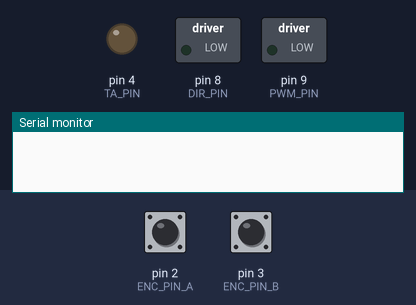
The sketch below on a simulated Arduino Uno, built with avr-gcc and run on an emulated ATmega328P. Parts: switched loads named in the sketch (green lamp = pin HIGH), output pins drawn as LEDs (lit = HIGH), the last lines printed to the serial monitor. Inputs (shaded band) come from the test bench; at power-on: pin 2 (ENC_PIN_A) HIGH, pin 3 (ENC_PIN_B) HIGH.

Above: at 0.1 s.
At 5.1 s:
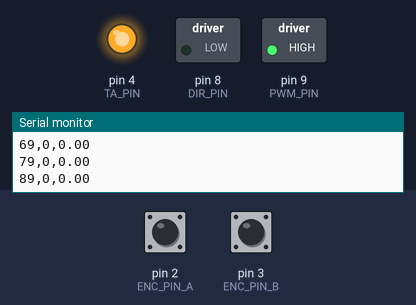
At 6.1 s:
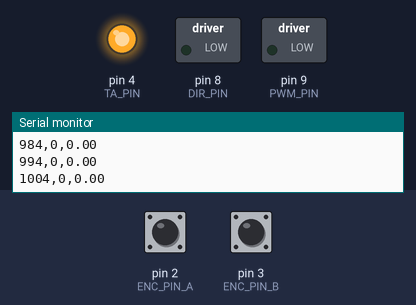
Timing chart, 0 to 7.6 s (numbered marks = the images above):
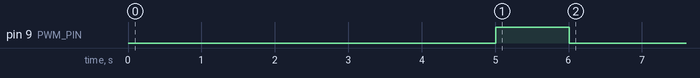

Measured:
- by itself, pin 9 (PWM_PIN): HIGH → LOW at 6.0 s

The sketch:

OL_Challenge.ino
```cpp
//#include <DiscreteFilter.h>

// Pin Definitions
#define SENSOR_PIN  0
#define DIR_PIN     8 //2
#define PWM_PIN     9 //3
#define TA_PIN      4 // pin to connect to TA arduino

// Gear Ratio and Stop Angle
#define GEAR_RATIO  11.95
#define THETA_STOP  315    // degrees
#define THETA_BUFF  45     // degrees

// TA Delay
#define TA_DELAY    5000

// Start Delay
#define START_DELAY 10

// Encoder Definitions
#define ENC_PIN_A   2 //18
#define ENC_PIN_B   3 //19
#define CPR      48.0  // counts per revolution:

// Write Cutoff Time (ms)
#define CUTOFF_TIME 1000

// Delays
#define SERIAL_WRITE_DELAY 10

// Variable Declarations
long encodercount = 0;

int motorSpeed  = 100;   // Percent
int isStopped   = 0;
int stopWriting = 0;

// Runtime (timer) Variables
unsigned long SerialWriteRuntime = 0;

// Velocity struct
typedef struct velstruct_t
{
  float x[2]; // radians
  float t[2]; // seconds
  float v[2]; // rad/s
};
velstruct_t velstruct;

///////////
// Setup //
///////////
void setup() {
  // Initialize pins
  pinMode(SENSOR_PIN,INPUT);
  pinMode(ENC_PIN_A,INPUT);
  pinMode(ENC_PIN_B,INPUT);

  pinMode(DIR_PIN,OUTPUT);
  pinMode(PWM_PIN,OUTPUT);
  pinMode(TA_PIN, OUTPUT);

  // Initialize interrupts for encoder readings
  attachInterrupt(digitalPinToInterrupt(ENC_PIN_A), handleEncoderA, CHANGE);
  attachInterrupt(digitalPinToInterrupt(ENC_PIN_B), handleEncoderB, CHANGE);

  // delay a little to keep velocity calculator from going infinite
  delay(START_DELAY);

  // Tell the TAs that we're ready...
  digitalWrite(TA_PIN,LOW);
  delay(TA_DELAY);
  digitalWrite(TA_PIN,HIGH);

  // Reset encoder value
  encodercount = 0;

  // Start motor
  setMotor(motorSpeed);

  // Start serial connection
  Serial.begin(250000);
}

//////////
// Loop //
//////////
void loop()
 {
  // Take a lot of readings
  if(millis() >= SerialWriteRuntime && !stopWriting)
  {
    SerialWriteRuntime = millis() + SERIAL_WRITE_DELAY;

    // Calculate velocity
    float t = float(micros())/1000000.0;
    float x = countsToRadians(encodercount);
    float v = calculateVelocity(&velstruct,t,x);

    // Write to serial port
    Serial.print(millis()-TA_DELAY);
    Serial.print(",");
    Serial.print(encodercount);
    Serial.print(",");
    Serial.println(velstruct.v[0]);
    return;
  }

  // Only run/compile cutoff bit if the stop angle is greater than 0
  #if (THETA_STOP > 0)
  // Stop time
  if(countsToDegrees(encodercount)/GEAR_RATIO >= THETA_STOP && !stopWriting)
  {
    stopWriting = 1;
    Serial.print("Time to Hit: ~");
    Serial.print(millis()-TA_DELAY-START_DELAY);
    Serial.print(" ms\n");
  }

  if(countsToDegrees(encodercount)/GEAR_RATIO >= (THETA_STOP + THETA_BUFF) && isStopped == 0)
  {
    stopMotor();
  }

  #endif

  // Only run/compile cutoff bit if the cutoff time is greater than 0
  #if (CUTOFF_TIME > 0)
  // Stop time
  if(millis() >= CUTOFF_TIME+TA_DELAY+START_DELAY && isStopped == 0)
  {
    stopMotor();
  }
  #endif
}

//////////////////////////////
// Custom defined functions //
//////////////////////////////

/*******************************************************************************
* void handleEncoderA()
*
* Encoder interrupt handler
*******************************************************************************/
void handleEncoderA()
{
  // Standard read
  int encA = digitalRead(ENC_PIN_A);
  int encB = digitalRead(ENC_PIN_B);

  encodercount += 2*(encA ^ encB) - 1;
}

/*******************************************************************************
* void handleEncoderB()
*
* Encoder interrupt handler
*******************************************************************************/
void handleEncoderB()
{
  // Standard read
  int encA = digitalRead(ENC_PIN_A);
  int encB = digitalRead(ENC_PIN_B);

  encodercount -= 2*(encA ^ encB) - 1;
}

/*******************************************************************************
* float countsToRadians(long counts)
*
* Convert encoder counts to radians
*******************************************************************************/
float countsToRadians(long counts)
{
  return float(counts)*2*PI/CPR;
}

/*******************************************************************************
* float countsToDegrees(long counts)
*
* Convert encoder counts to degrees
*******************************************************************************/
float countsToDegrees(long counts)
{
  return float(counts)*360.0/CPR;
}

/*******************************************************************************
* void stopMotor()
*
* Stop the motor, set flag "isStopped"
*******************************************************************************/
void stopMotor()
{
  stopWriting = 1;
  isStopped = 1;
  digitalWrite(PWM_PIN,0);
}

/*******************************************************************************
* void setMotor()
*
* Set the motor to a speed and direction
* Has saturation protection
*******************************************************************************/
float setMotor(float motorSpeed)
{
  // Set motor direction
  if (motorSpeed>0){digitalWrite(DIR_PIN,LOW);}
  else{digitalWrite(DIR_PIN,HIGH);}

  // Saturation protection
  if (motorSpeed>100){motorSpeed=100.0;}
  if (motorSpeed<-100){motorSpeed=-100.0;}

  // convert 0-100% to 0-255 duty cycle
  int motorDuty = map(abs(motorSpeed),0,100,0,255);

  // send PWM to motor
  analogWrite(PWM_PIN,motorDuty);

  // Return the actual controller output with saturation protection
  return motorSpeed;
}

/*******************************************************************************
* float calculateVelocity(velstruct_t* velstruct, float t, float x)
*
* Calculate the velocity for a velstruct_t struct
* It's best to use time in seconds
*******************************************************************************/
float calculateVelocity(velstruct_t* velstruct, float t, float x)
{
  // Update values
  velstruct->v[1] = velstruct->v[0];
  velstruct->x[1] = velstruct->x[0];
  velstruct->x[0] = x;
  velstruct->t[1] = velstruct->t[0];
  velstruct->t[0] = t;

  float dx = velstruct->x[0] - velstruct->x[1];
  float dt = velstruct->t[0] - velstruct->t[1];

  velstruct->v[0] = dx/dt;
  return velstruct->v[0];

}
```
